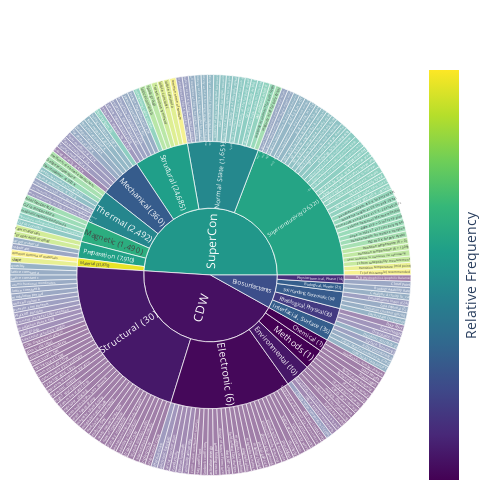

Here is the notebook cell this chart was saved with:
### Markdown cell above
### Sunburst Plot

All levels.

### Code cell
import math
import pandas as pd
import plotly.graph_objects as go
from plotly.colors import sequential

CSV_PATH = "./all_data_categories.csv"
df = pd.read_csv(CSV_PATH)

# -----------------------------
# Validate / clean
# -----------------------------
required = {"dataset", "category", "property_name", "count"}
missing = required - set(df.columns)
if missing:
    raise ValueError(f"CSV is missing required columns: {sorted(missing)}")

df = df.copy()
df["dataset"] = df["dataset"].astype(str).str.strip()
df["category"] = df["category"].astype(str).str.strip()
df["property_name"] = df["property_name"].astype(str).str.strip()

df["count"] = pd.to_numeric(df["count"], errors="coerce").fillna(0)

# Stable ordering: categories alpha; properties by count desc then name
df = df.sort_values(
    ["dataset", "category", "count", "property_name"],
    ascending=[True, True, False, True],
    kind="mergesort",
)

def log10_clip(x: float) -> float:
    # Log scale for color; treat nonpositive as 1 for log
    return math.log10(x if x > 0 else 1.0)

df["count_log10"] = [log10_clip(x) for x in df["count"].tolist()]

# -----------------------------
# Build hierarchical node lists for go.Sunburst
# - Area encodes diversity: each property leaf has value=1
# - Color encodes prevalence: log10(count) on leaves; internal nodes get mean of descendants
# -----------------------------
nodes = {}  # id -> dict(label, parent, value, color, hover_count)

def ensure_node(node_id: str, label: str, parent: str | None):
    if node_id not in nodes:
        nodes[node_id] = {
            "id": node_id,
            "label": label,
            "parent": parent if parent is not None else "",
            "value": 0,
            "color": None,
            "hover_count": None,
            "leaf_colors": [],   # collect leaf colors for internal aggregation
            "leaf_counts": [],   # collect raw counts for internal hover (optional)
        }

# Add all nodes
for r in df.itertuples(index=False):
    ds = r.dataset
    cat = r.category
    prop = r.property_name
    cnt = float(r.count)
    c = float(r.count_log10)

    ds_id = f"ds::{ds}"
    cat_id = f"cat::{ds}::{cat}"
    prop_id = f"prop::{ds}::{cat}::{prop}"

    ensure_node(ds_id, ds, None)
    ensure_node(
        cat_id, 
        #cat, 
        cat + f" ({int(r.count):,})",
        ds_id
    )
    ensure_node(prop_id, prop, cat_id)

    # Leaf: equal weight for diversity
    nodes[prop_id]["value"] = 1
    nodes[prop_id]["color"] = c
    nodes[prop_id]["hover_count"] = cnt

    # Accumulate to parents
    nodes[cat_id]["value"] += 1
    nodes[ds_id]["value"] += 1

    nodes[cat_id]["leaf_colors"].append(c)
    nodes[ds_id]["leaf_colors"].append(c)

    nodes[cat_id]["leaf_counts"].append(cnt)
    nodes[ds_id]["leaf_counts"].append(cnt)

# Aggregate internal node colors (mean of descendant leaves)
for nid, nd in nodes.items():
    if nd["color"] is None:
        if nd["leaf_colors"]:
            nd["color"] = sum(nd["leaf_colors"]) / len(nd["leaf_colors"])
        else:
            nd["color"] = 0.0  # fallback

# Build arrays for Plotly
ids = []
labels = []
parents = []
values = []
colors = []
customdata = []  # [count, log10(count)] for leaves; for internal, summarize

for nid, nd in nodes.items():
    ids.append(nd["id"])
    labels.append(nd["label"])
    parents.append(nd["parent"])
    values.append(nd["value"])
    colors.append(nd["color"])

    if nd["hover_count"] is not None:
        customdata.append([nd["hover_count"], nd["color"]])
    else:
        # Provide internal summaries instead of raw count
        # (Count is not meaningful on internal nodes; we show number of properties and mean log10(count))
        customdata.append([None, nd["color"]])

# Sunburst figure
fig = go.Figure(
    go.Sunburst(
        ids=ids,
        labels=labels,
        parents=parents,
        values=values,
        branchvalues="total",
        marker=dict(
            colors=colors,
            colorscale=sequential.Viridis,
            line=dict(width=0.7),
            showscale=True,
            colorbar=dict(
                showticklabels=False,
                title=dict(
                    text="Relative Frequency",
                    side="right",     # place title on the right
                    #textangle=90,     # rotate vertically
                ),
                outlinewidth=0,
                ticks="",
                #shadow=True,
            ),
        ),
        customdata=customdata,
        insidetextorientation="radial",
        leaf=dict(opacity=0.5)
    )
)

fig.update_layout(
    #title="Dataset → Category → Property taxonomy (area = diversity; color = prevalence)",
    margin=dict(t=60, l=10, r=10, b=10),
    width=500,
    height=500,
)
fig.update_traces(
    insidetextorientation="radial",
    outsidetextfont=dict(size=18),
)

fig.show()

#fig.write_image("taxonomy_sunburst.svg", width=1400, height=1100)
#fig.write_image("taxonomy_sunburst.pdf", width=1400, height=1100)
# fig_hm.write_image("category_dataset_heatmap.svg", width=1000, height=700)

### Figure 1 — Plotly figure (JSON) as saved in the notebook; plotly's stock layout.template omitted (floating-point values rounded to 4 significant figures; data arrays with more than 128 entries replaced by an {"elided": "..."} marker saying what was removed)
{"data": [{"branchvalues": "total", "customdata": {"elided": "219x2 float values"}, "ids": {"elided": "219 str values"}, "insidetextorientation": "radial", "labels": {"elided": "219 str values"}, "leaf": {"opacity": 0.5}, "marker": {"colorbar": {"outlinewidth": 0, "showticklabels": false, "ticks": "", "title": {"side": "right", "text": "Relative Frequency"}}, "colors": {"elided": "219 float values"}, "colorscale": [[0, "#440154"], [0.1111, "#482878"], [0.2222, "#3e4989"], [0.3333, "#31688e"], [0.4444, "#26828e"], [0.5556, "#1f9e89"], [0.6667, "#35b779"], [0.7778, "#6ece58"], [0.8889, "#b5de2b"], [1, "#fde725"]], "line": {"width": 0.7}, "showscale": true}, "outsidetextfont": {"size": 18}, "parents": {"elided": "219 str values"}, "type": "sunburst", "values": {"elided": "219 int values"}}], "layout": {"height": 500, "margin": {"b": 10, "l": 10, "r": 10, "t": 60}, "width": 500}}
